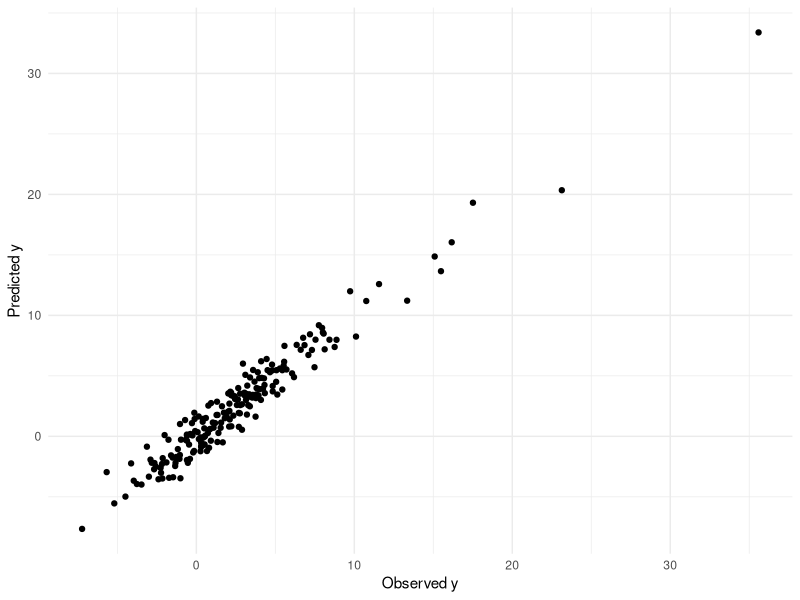
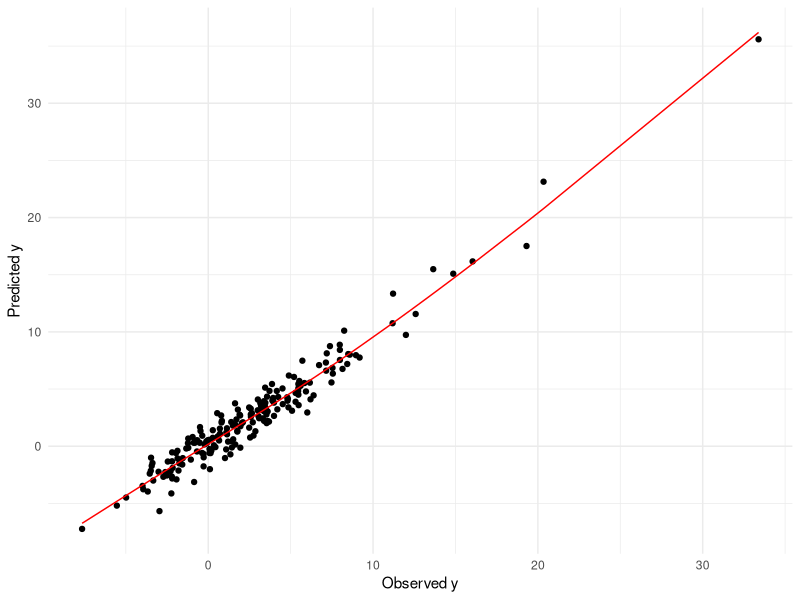
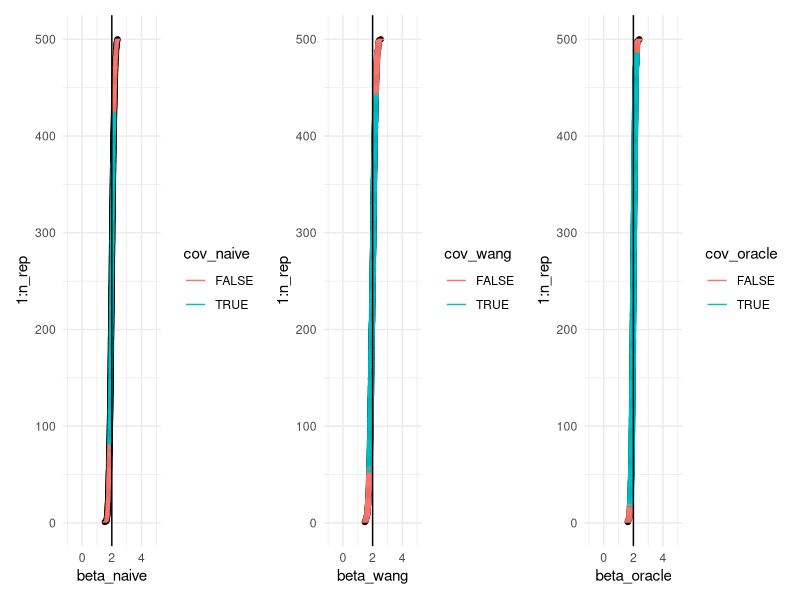
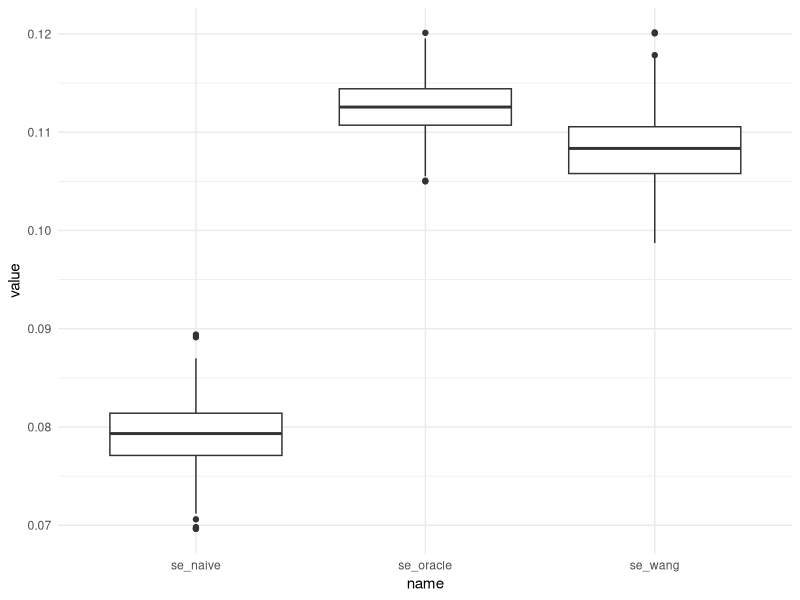
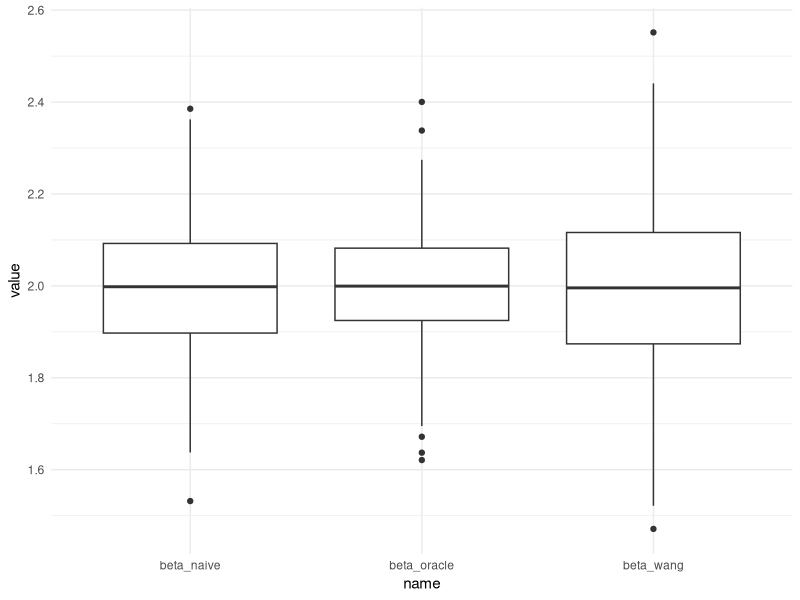
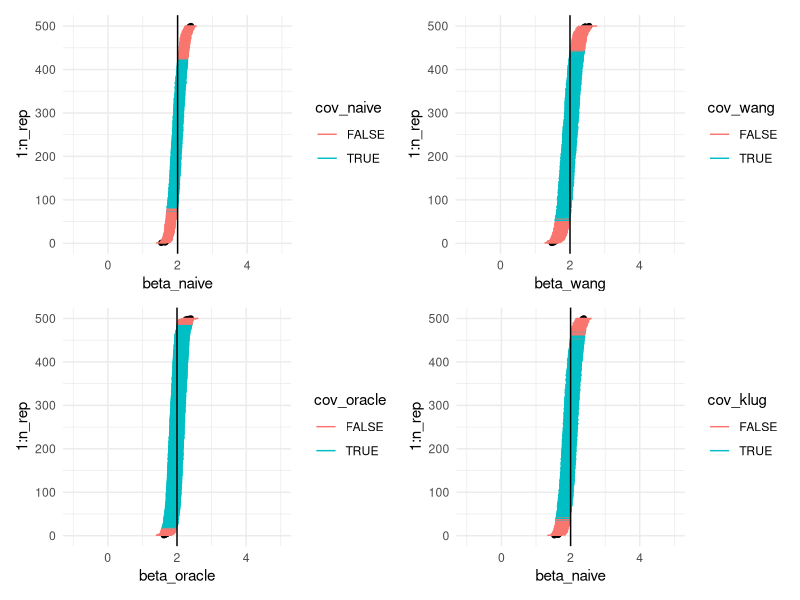

Source code (R) for these figures, in order:
## ---- chunk 1
library(ggplot2)
library(dplyr)
library(magrittr)
library(splines)
library(modelr)
library(broom)
library(tidyr)
library(gam)
library(patchwork)
## ---- chunk 2

## Set sample sizes with imbalance
n_train = 200
n_test = 200
n_valid = 10000
n_tot = n_train + n_test + n_valid

## Make some covariates
x1 = rnorm(n_tot)
x2 = rnorm(n_tot)
x3 = rnorm(n_tot)
err = rnorm(n_tot)

## Make an outcome

y = 2*x1 + 3*x2^2 + 0.5*x3^3 + err 

## Create an indicator of training,testing,or validation

set_ind = c(rep("train",n_train),
            rep("test",n_test),
            rep("valid",n_valid))

## Build the data set

dat = data.frame(y,x1,x2,x3,set_ind)

## ---- chunk 3
## Build the predictor and make the predictions

train_dat  = dat %>%
  filter(set_ind == "train") %>%
  select(y,x1,x2,x3)

pred_mod = gam(y ~ s(x1) + s(x2) + s(x3), data = train_dat)

## ---- chunk 4
dat$pred = predict(pred_mod,dat)
## ---- chunk 5

## Plot only on the test set 
dat %>%
  filter(set_ind=="test") %>%
  ggplot(aes(x=y,y=pred)) + 
  geom_point() + theme_minimal() + 
  xlab("Observed y") + 
  ylab("Predicted y")
## ---- chunk 6

## Filter to the test set
test_dat = dat %>%
  filter(set_ind == "test")

## Fit the relationship model

rel_mod = lm(y ~ ns(pred,df=3),data=test_dat)


## Get the residual variance for use in simulating
sigma2 = sigma(rel_mod)^2
## ---- chunk 7
test_dat %>% 
  add_predictions(rel_mod,var="fitted") %>%
  arrange(y) %>%
  ggplot(aes(x=pred,y=y)) + 
  geom_point() + theme_minimal() + 
  xlab("Observed y") + 
  ylab("Predicted y") + 
  geom_line(aes(x=pred,y=fitted),col="red")
## ---- chunk 8
valid_dat = dat %>%
  filter(set_ind == "valid")
## ---- chunk 9
sim_dat = valid_dat %>% sample_n(size=n_valid,replace=TRUE)
## ---- chunk 10
y_sim = rnorm(n_valid,
              mean=sim_dat$pred,
              sd = sqrt(sigma2))
sim_dat = cbind(sim_dat,y_sim)
## ---- chunk 11
## Oracle
lm(y ~ x1,data=valid_dat) %>% tidy()

## Naive Post-PI
lm(pred ~ x1,data=valid_dat) %>% tidy()


## Post-PI via simulated data
lm(y_sim ~ x1,data=sim_dat) %>% tidy()
## ---- chunk 12

## Set the number of replications
n_rep = 500

## Set sample sizes with imbalance
n_train = 1000
n_test = 1000
n_valid = 3000
n_tot = n_train + n_test + n_valid


beta_wang = beta_naive = beta_oracle = se_wang = se_naive = se_oracle = rep(NA,n_rep)

for(k in 1:n_rep){
  ## Make some covariates
  x1 = rnorm(n_tot)
  x2 = rnorm(n_tot)
  x3 = rnorm(n_tot)
  err = rnorm(n_tot,sd=4)

  ## Make an outcome
  y = 2*x1 + 3*x2^2 + 0.5*x3^3 + err 

  ## Create an indicator of training,testing,or validation
  set_ind = c(rep("train",n_train),
            rep("test",n_test),
            rep("valid",n_valid))

  ## Build the data set
  dat = data.frame(y,x1,x2,x3,set_ind)
  
  
  ## Fit the model
  train_dat  = dat %>%
  filter(set_ind == "train") %>%
  select(y,x1,x2,x3)

  pred_mod = gam(y ~ s(x1) + s(x2) + s(x3), data = train_dat)
  
  ## Add the predictions
  dat$pred = predict(pred_mod,dat)
  
  ## Filter to the test set
  test_dat = dat %>%
    filter(set_ind == "test")

  ## Fit the relationship model
  rel_mod = lm(y ~ ns(pred,df=3),data=test_dat)

  ## Get the residual variance for use in simulating
  sigma2 = sigma(rel_mod)^2
  
  
  ## Filter to the validation set
  valid_dat = dat %>%
    filter(set_ind == "valid")
  
  ## Get the simulated data
  sim_dat = valid_dat %>% sample_n(size=n_valid,replace=TRUE)
  
  ## Sample simulated y's
  y_sim = rnorm(n_valid,
              mean=sim_dat$pred,
              sd = sqrt(sigma2))
  sim_dat = cbind(sim_dat,y_sim)
  
  ## Fit the models
  
  lm_oracle = lm(y ~ x1,data=valid_dat)
  lm_naive = lm(pred ~ x1,data = valid_dat)
  lm_wang = lm(y_sim ~ x1,data=sim_dat)
  
  ## Get the coefficients
  beta_oracle[k] = lm_oracle$coefficients[2]
  beta_naive[k] = lm_naive$coefficients[2]
  beta_wang[k] = lm_wang$coefficients[2]
  
  ## Get the parametric ses
  se_oracle[k] = summary(lm_oracle)$coefficients[2,2]
  se_naive[k] = summary(lm_naive)$coefficients[2,2]
  se_wang[k] = summary(lm_wang)$coefficients[2,2]
  
 cat(k) 
}
  
## ---- chunk 13

results = data.frame(beta_oracle,se_oracle,beta_wang,se_wang,beta_naive,se_naive)

results = results %>%
  mutate(up_oracle = beta_oracle + 1.96*se_oracle,
         low_oracle = beta_oracle - 1.96*se_oracle,
         cov_oracle = ((up_oracle > 2) & (low_oracle < 2)),
         ## Wang
         up_wang = beta_wang + 1.96*se_wang,
         low_wang = beta_wang - 1.96*se_wang,
         cov_wang = ((up_wang > 2) & (low_wang < 2)),
         
         ## Naive
         up_naive = beta_naive + 1.96*se_naive,
         low_naive = beta_naive - 1.96*se_naive,
         cov_naive = ((up_naive > 2) & (low_naive < 2)),
         ) 



## ---- chunk 14

p1 = results %>% 
  arrange(beta_naive) %>%
  ggplot(aes(y = 1:n_rep))  + geom_point(aes(x=beta_naive,y=1:n_rep)) +
  geom_linerange(aes(xmin=low_naive, xmax=up_naive,col=cov_naive)) + 
  theme_minimal() + 
  geom_vline(xintercept=2) +
  xlim(-1,5)

p2 =  results %>% 
  arrange(beta_wang) %>%
  ggplot(aes(y = 1:n_rep)) + geom_point(aes(x=beta_wang,y=1:n_rep)) +
  geom_linerange(aes(xmin=low_wang, xmax=up_wang,col=cov_wang)) + 
  theme_minimal() + 
  geom_vline(xintercept=2) +
  xlim(-1,5)

p3 = results %>% 
  arrange(beta_oracle) %>%
  ggplot(aes(y = 1:n_rep)) + geom_point(aes(x=beta_oracle,y=1:n_rep)) +
  geom_linerange(aes(xmin=low_oracle, xmax=up_oracle,col=cov_oracle)) + 
  geom_vline(xintercept=2) +
  theme_minimal() + 
  xlim(-1,5)



p1 + p2 + p3
## ---- chunk 15
results %>%
  select(se_naive,se_wang,se_oracle) %>%
  pivot_longer(1:3) %>%
  ggplot(aes(x=name,y=value)) +
  geom_boxplot() + 
  theme_minimal()

## ---- chunk 16

results %>%
  select(beta_naive,beta_wang,beta_oracle) %>%
  pivot_longer(1:3) %>%
  ggplot(aes(x=name,y=value)) +
  geom_boxplot() + 
  theme_minimal()

## ---- chunk 17
results = results %>%
  mutate(
         up_klug = beta_naive + 1.96*se_wang,
         low_klug = beta_naive - 1.96*se_wang,
         cov_klug = ((up_klug > 2) & (low_klug < 2)),
         ) 

p4 = results %>% 
  arrange(beta_naive) %>%
  ggplot(aes(y = 1:n_rep)) + geom_point(aes(x=beta_naive,y=1:n_rep)) +
  geom_linerange(aes(xmin=low_klug, xmax=up_klug,col=cov_klug)) + 
  geom_vline(xintercept=2) +
  theme_minimal() + 
  xlim(-1,5)


(p1 + p2)/(p3 + p4)

## ---- chunk 18
results %>% 
  summarize(cov_naive = mean(cov_naive),
            cov_wang = mean(cov_wang),
            cov_klug = mean(cov_klug),
            cov_oracle = mean(cov_oracle))
